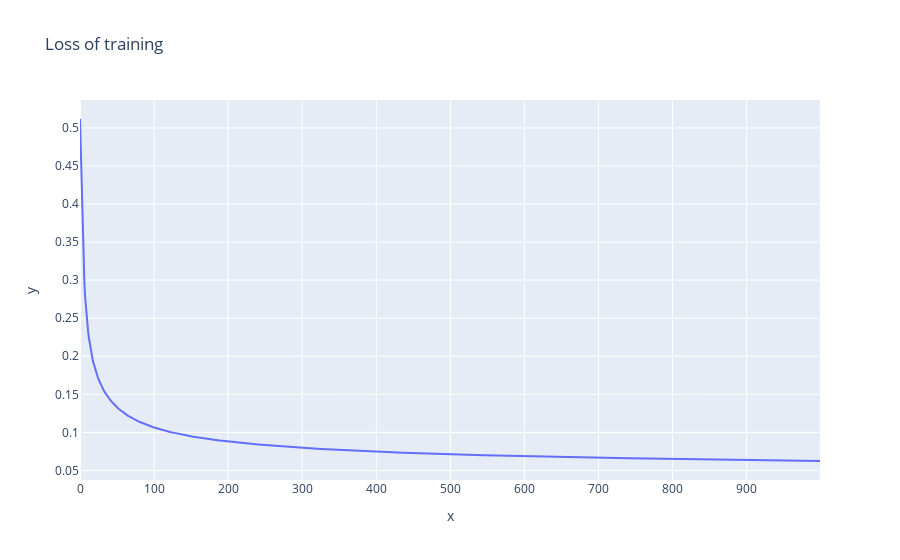

Notebook code cell kept with this figure:
### Code cell
fig = px.line(y=loss_record,title='Loss of training')
fig.show()

### Figure 1 — Plotly figure (JSON) as saved in the notebook; plotly's stock layout.template omitted (floating-point values rounded to 4 significant figures; data arrays with more than 128 entries replaced by an {"elided": "..."} marker saying what was removed)
{"data": [{"hovertemplate": "x=%{x}<br>y=%{y}<extra></extra>", "legendgroup": "", "line": {"color": "#636efa", "dash": "solid"}, "marker": {"symbol": "circle"}, "mode": "lines", "name": "", "orientation": "v", "showlegend": false, "type": "scatter", "x": {"elided": "1000 int values"}, "xaxis": "x", "y": {"elided": "1000 float values"}, "yaxis": "y"}], "layout": {"legend": {"tracegroupgap": 0}, "title": {"text": "Loss of training"}, "xaxis": {"anchor": "y", "domain": [0, 1], "title": {"text": "x"}}, "yaxis": {"anchor": "x", "domain": [0, 1], "title": {"text": "y"}}}}
